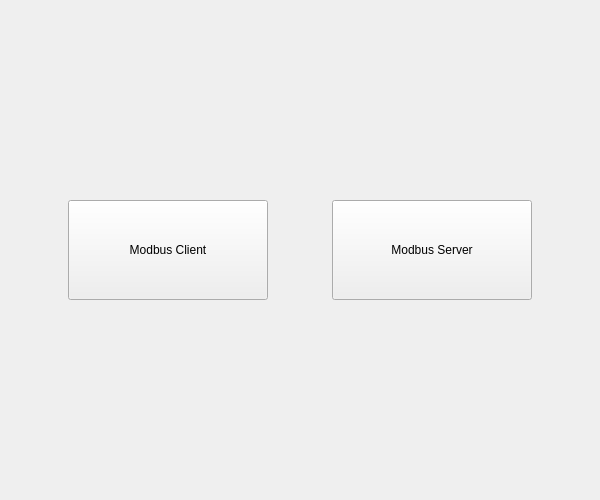
<?xml version="1.0" encoding="UTF-8"?>
<ui version="4.0">
 <class>Navegation</class>
 <widget class="QMainWindow" name="Navegation">
  <property name="geometry">
   <rect>
    <x>0</x>
    <y>0</y>
    <width>600</width>
    <height>500</height>
   </rect>
  </property>
  <property name="sizePolicy">
   <sizepolicy hsizetype="Preferred" vsizetype="Preferred">
    <horstretch>0</horstretch>
    <verstretch>0</verstretch>
   </sizepolicy>
  </property>
  <property name="minimumSize">
   <size>
    <width>600</width>
    <height>500</height>
   </size>
  </property>
  <property name="maximumSize">
   <size>
    <width>600</width>
    <height>500</height>
   </size>
  </property>
  <property name="windowTitle">
   <string>导航</string>
  </property>
  <widget class="QWidget" name="centralwidget">
   <layout class="QGridLayout" name="gridLayout_6">
    <item row="1" column="0">
     <spacer name="horizontalSpacer_2">
      <property name="orientation">
       <enum>Qt::Horizontal</enum>
      </property>
      <property name="sizeHint" stdset="0">
       <size>
        <width>40</width>
        <height>20</height>
       </size>
      </property>
     </spacer>
    </item>
    <item row="1" column="2">
     <widget class="QPushButton" name="ToModbusClient">
      <property name="minimumSize">
       <size>
        <width>200</width>
        <height>100</height>
       </size>
      </property>
      <property name="maximumSize">
       <size>
        <width>200</width>
        <height>100</height>
       </size>
      </property>
      <property name="text">
       <string>Modbus Client</string>
      </property>
     </widget>
    </item>
    <item row="1" column="4">
     <widget class="QPushButton" name="ToModbusServer">
      <property name="minimumSize">
       <size>
        <width>200</width>
        <height>100</height>
       </size>
      </property>
      <property name="maximumSize">
       <size>
        <width>200</width>
        <height>100</height>
       </size>
      </property>
      <property name="text">
       <string>Modbus Server</string>
      </property>
     </widget>
    </item>
    <item row="2" column="2">
     <spacer name="verticalSpacer_2">
      <property name="orientation">
       <enum>Qt::Vertical</enum>
      </property>
      <property name="sizeHint" stdset="0">
       <size>
        <width>20</width>
        <height>40</height>
       </size>
      </property>
     </spacer>
    </item>
    <item row="1" column="5">
     <spacer name="horizontalSpacer">
      <property name="orientation">
       <enum>Qt::Horizontal</enum>
      </property>
      <property name="sizeHint" stdset="0">
       <size>
        <width>40</width>
        <height>20</height>
       </size>
      </property>
     </spacer>
    </item>
    <item row="0" column="2">
     <spacer name="verticalSpacer">
      <property name="orientation">
       <enum>Qt::Vertical</enum>
      </property>
      <property name="sizeHint" stdset="0">
       <size>
        <width>20</width>
        <height>40</height>
       </size>
      </property>
     </spacer>
    </item>
    <item row="1" column="3">
     <spacer name="horizontalSpacer_3">
      <property name="orientation">
       <enum>Qt::Horizontal</enum>
      </property>
      <property name="sizeHint" stdset="0">
       <size>
        <width>40</width>
        <height>20</height>
       </size>
      </property>
     </spacer>
    </item>
   </layout>
  </widget>
  <widget class="QMenuBar" name="menuBar">
   <property name="geometry">
    <rect>
     <x>0</x>
     <y>0</y>
     <width>600</width>
     <height>23</height>
    </rect>
   </property>
  </widget>
  <action name="action">
   <property name="text">
    <string>新建文件(&amp;N)</string>
   </property>
  </action>
  <action name="action_O">
   <property name="text">
    <string>打开文件(&amp;O)</string>
   </property>
  </action>
  <action name="action_S">
   <property name="text">
    <string>保存文件(&amp;S) </string>
   </property>
  </action>
  <action name="action_C">
   <property name="text">
    <string>关闭退出(&amp;C)</string>
   </property>
  </action>
  <action name="action_X">
   <property name="text">
    <string>剪切(&amp;X) </string>
   </property>
  </action>
  <action name="action_C_2">
   <property name="text">
    <string>复制(&amp;C)</string>
   </property>
  </action>
  <action name="action_V">
   <property name="text">
    <string>粘贴(&amp;V)</string>
   </property>
  </action>
  <action name="actionGouj">
   <property name="text">
    <string>构建项目(&amp;B)</string>
   </property>
  </action>
  <action name="action_T">
   <property name="text">
    <string>帮助文档(&amp;T)</string>
   </property>
  </action>
  <action name="action_A">
   <property name="text">
    <string>关于(&amp;A)</string>
   </property>
  </action>
 </widget>
 <resources/>
 <connections/>
</ui>
